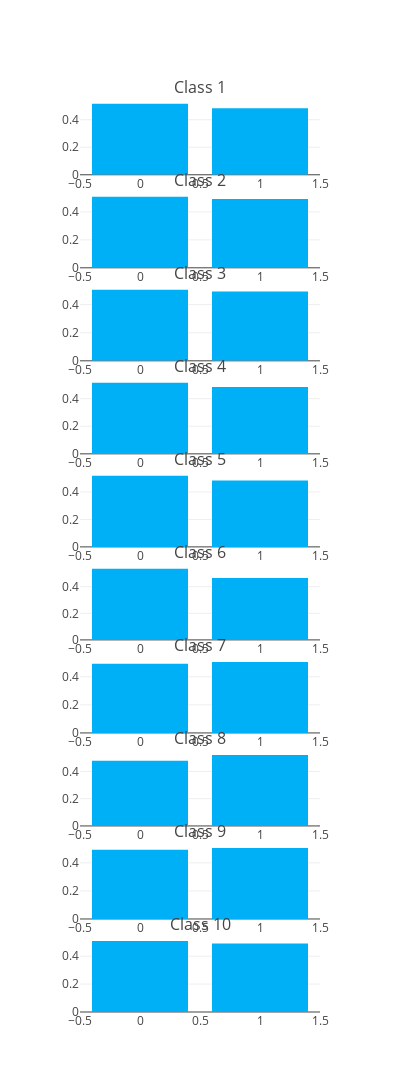
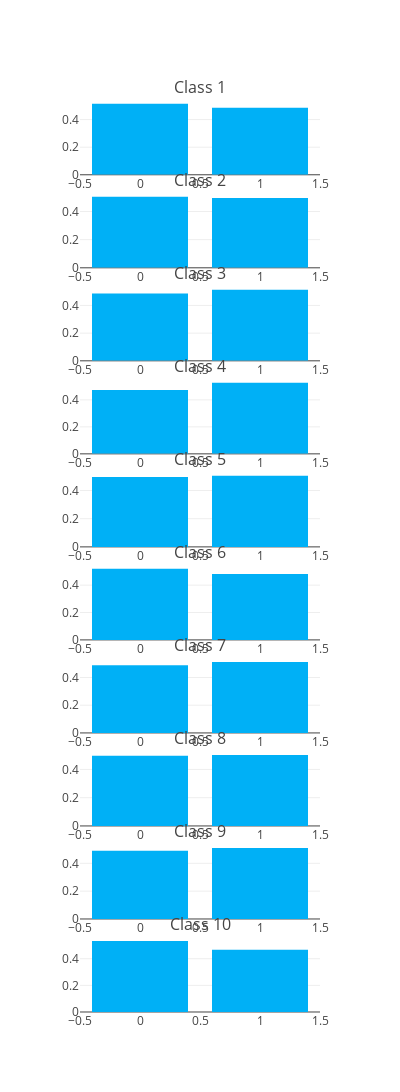
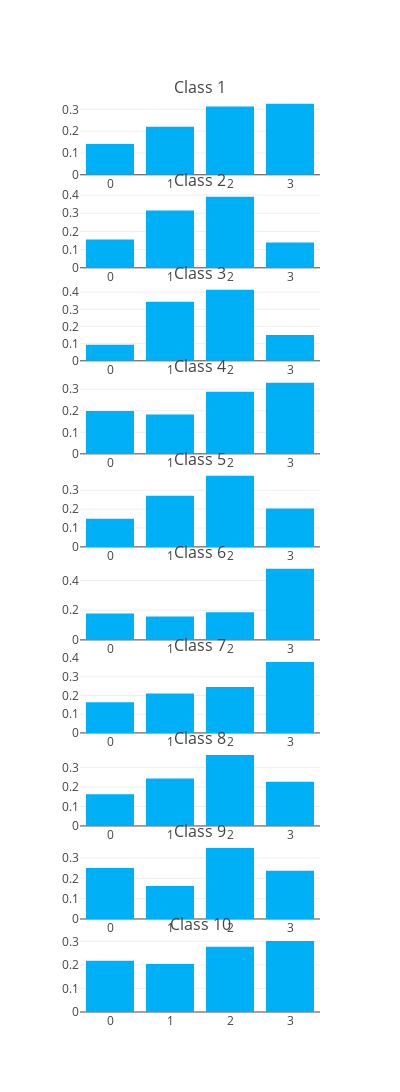
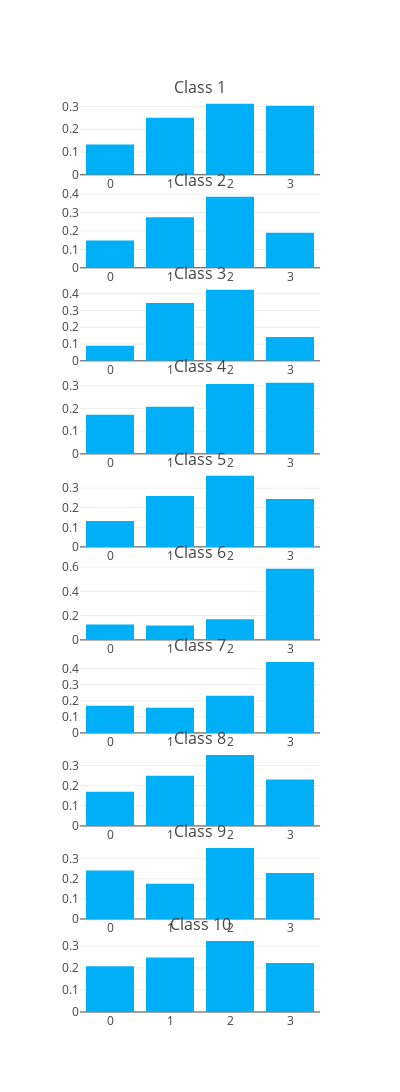

Notebook source saved alongside these figures, in order:
### Code cell
import plotly
import plotly.graph_objs as go

plotly.offline.init_notebook_mode(connected=True)

# fig = py.tools.make_subplots(rows=len(class_list), cols=1)


for n_features in [2, 4, 16, 64, 128, 256, 512]:
    print("Running")
    data_train, data_query = ya.data.getCaltech(num_descriptors=1e5,
                                                pickle_load=False,
                                                pickle_dump=False,
                                                num_features=n_features)
    X_train, y_train = data_train[:, :-1], data_train[:, -1]
    class_list = np.unique(y_train)
    fig = plotly.tools.make_subplots(rows=len(class_list), 
                                     cols=1, 
                                     vertical_spacing=0.02,
                                     subplot_titles = ('Class 1', 'Class 2', 'Class 3', 'Class 4', 'Class 5',
                                                       'Class 6', 'Class 7', 'Class 8', 'Class 9', 'Class 10'))
    x_axis = np.arange(n_features)
    
    for image_class in class_list:
        imgs = X_train[y_train==image_class]
        average_features = np.mean(imgs, axis=0)
        print(image_class)
        trace=go.Bar(
            x = x_axis,
            y = average_features,
            marker=dict(
                color='rgb(0,176,246)'
            )
        )
        fig.append_trace(trace, row=int(image_class+1), col=1)

    layout = go.Layout(
        height = 2000,
        width= 400,
        showlegend=False
    )

    fig['layout'].update(layout)

    plotly.offline.iplot(fig)
    plotly.io.write_image(fig, 'assets/3.1/bar/train/plotly/%i_kmeans_train.pdf'%n_features,)
    
    
    X_test, y_test = data_query[:, :-1], data_query[:, -1]
    class_list = np.unique(y_test)
    
    fig_test = plotly.tools.make_subplots(rows=len(class_list), 
                                     cols=1, 
                                     vertical_spacing=0.02,
                                     subplot_titles = ('Class 1', 'Class 2', 'Class 3', 'Class 4', 'Class 5',
                                                       'Class 6', 'Class 7', 'Class 8', 'Class 9', 'Class 10'))
    
    x_axis = np.arange(n_features)
    
    for image_class in class_list:
        imgs = X_test[y_test==image_class]
        average_features = np.mean(imgs, axis=0)
        print(image_class)
        trace=go.Bar(
            x = x_axis,
            y = average_features,
            marker=dict(
                color='rgb(0,176,246)'
            )
        )
        fig_test.append_trace(trace, row=int(image_class+1), col=1)
    
    layout=go.Layout(
        height=2000,
        width=400,
        showlegend=False
    )
    fig_test['layout'].update(layout)
    plotly.offline.iplot(fig_test)
    
    plotly.io.write_image(fig, 'assets/3.1/bar/test/plotly/%i_kmeans_test.pdf'%n_features,)
    

# layout = go.Layout(
# #     title = 'Testing ',
# #     bargap = 0.2,
#     height = 2000,
#     width= 400,
# #     marker = dict(
# #           color = 'blue'
# #     ),
# #     xaxis=dict(
# # #         type="category"
# # #         tickvals=x_axis
# # #         tickformat='0f'
# #         dtick=1
# #     ),
#     showlegend=False
# )

# fig['layout'].update(layout)

# plotly.offline.iplot(fig)
# for image_class, ax in zip(class_list, axes.flatten()):
#     imgs = X_train[y_train == image_class]
#     average_features=np.mean(imgs, axis=0)
#     ax.bar
#     fig.
# print(axes)

### Figure 1 — Plotly figure (JSON) as saved in the notebook; plotly's stock layout.template omitted (floating-point values rounded to 4 significant figures)
{"data": [{"marker": {"color": "rgb(0,176,246)"}, "type": "bar", "uid": "b9927a26-3093-11e9-9e01-784f436025be", "x": [0, 1], "xaxis": "x", "y": [0.5166, 0.4834], "yaxis": "y"}, {"marker": {"color": "rgb(0,176,246)"}, "type": "bar", "uid": "b993395c-3093-11e9-b59a-784f436025be", "x": [0, 1], "xaxis": "x2", "y": [0.5081, 0.4919], "yaxis": "y2"}, {"marker": {"color": "rgb(0,176,246)"}, "type": "bar", "uid": "b993ec08-3093-11e9-995a-784f436025be", "x": [0, 1], "xaxis": "x3", "y": [0.5057, 0.4943], "yaxis": "y3"}, {"marker": {"color": "rgb(0,176,246)"}, "type": "bar", "uid": "b9949f06-3093-11e9-994a-784f436025be", "x": [0, 1], "xaxis": "x4", "y": [0.5152, 0.4848], "yaxis": "y4"}, {"marker": {"color": "rgb(0,176,246)"}, "type": "bar", "uid": "b9955158-3093-11e9-b6f0-784f436025be", "x": [0, 1], "xaxis": "x5", "y": [0.517, 0.483], "yaxis": "y5"}, {"marker": {"color": "rgb(0,176,246)"}, "type": "bar", "uid": "b99610e6-3093-11e9-88d8-784f436025be", "x": [0, 1], "xaxis": "x6", "y": [0.5341, 0.4659], "yaxis": "y6"}, {"marker": {"color": "rgb(0,176,246)"}, "type": "bar", "uid": "b996df12-3093-11e9-8237-784f436025be", "x": [0, 1], "xaxis": "x7", "y": [0.4936, 0.5064], "yaxis": "y7"}, {"marker": {"color": "rgb(0,176,246)"}, "type": "bar", "uid": "b997984c-3093-11e9-87e5-784f436025be", "x": [0, 1], "xaxis": "x8", "y": [0.479, 0.521], "yaxis": "y8"}, {"marker": {"color": "rgb(0,176,246)"}, "type": "bar", "uid": "b9984bfe-3093-11e9-83b9-784f436025be", "x": [0, 1], "xaxis": "x9", "y": [0.4934, 0.5066], "yaxis": "y9"}, {"marker": {"color": "rgb(0,176,246)"}, "type": "bar", "uid": "b9990ca6-3093-11e9-a4d7-784f436025be", "x": [0, 1], "xaxis": "x10", "y": [0.5094, 0.4906], "yaxis": "y10"}], "layout": {"annotations": [{"font": {"size": 16}, "showarrow": false, "text": "Class 1", "x": 0.5, "xanchor": "center", "xref": "paper", "y": 1.0, "yanchor": "bottom", "yref": "paper"}, {"font": {"size": 16}, "showarrow": false, "text": "Class 2", "x": 0.5, "xanchor": "center", "xref": "paper", "y": 0.898, "yanchor": "bottom", "yref": "paper"}, {"font": {"size": 16}, "showarrow": false, "text": "Class 3", "x": 0.5, "xanchor": "center", "xref": "paper", "y": 0.796, "yanchor": "bottom", "yref": "paper"}, {"font": {"size": 16}, "showarrow": false, "text": "Class 4", "x": 0.5, "xanchor": "center", "xref": "paper", "y": 0.694, "yanchor": "bottom", "yref": "paper"}, {"font": {"size": 16}, "showarrow": false, "text": "Class 5", "x": 0.5, "xanchor": "center", "xref": "paper", "y": 0.592, "yanchor": "bottom", "yref": "paper"}, {"font": {"size": 16}, "showarrow": false, "text": "Class 6", "x": 0.5, "xanchor": "center", "xref": "paper", "y": 0.49, "yanchor": "bottom", "yref": "paper"}, {"font": {"size": 16}, "showarrow": false, "text": "Class 7", "x": 0.5, "xanchor": "center", "xref": "paper", "y": 0.388, "yanchor": "bottom", "yref": "paper"}, {"font": {"size": 16}, "showarrow": false, "text": "Class 8", "x": 0.5, "xanchor": "center", "xref": "paper", "y": 0.286, "yanchor": "bottom", "yref": "paper"}, {"font": {"size": 16}, "showarrow": false, "text": "Class 9", "x": 0.5, "xanchor": "center", "xref": "paper", "y": 0.184, "yanchor": "bottom", "yref": "paper"}, {"font": {"size": 16}, "showarrow": false, "text": "Class 10", "x": 0.5, "xanchor": "center", "xref": "paper", "y": 0.082, "yanchor": "bottom", "yref": "paper"}], "height": 2000, "showlegend": false, "width": 400, "xaxis": {"anchor": "y", "domain": [0, 1]}, "xaxis10": {"anchor": "y10", "domain": [0, 1]}, "xaxis2": {"anchor": "y2", "domain": [0, 1]}, "xaxis3": {"anchor": "y3", "domain": [0, 1]}, "xaxis4": {"anchor": "y4", "domain": [0, 1]}, "xaxis5": {"anchor": "y5", "domain": [0, 1]}, "xaxis6": {"anchor": "y6", "domain": [0, 1]}, "xaxis7": {"anchor": "y7", "domain": [0, 1]}, "xaxis8": {"anchor": "y8", "domain": [0, 1]}, "xaxis9": {"anchor": "y9", "domain": [0, 1]}, "yaxis": {"anchor": "x", "domain": [0.918, 1.0]}, "yaxis10": {"anchor": "x10", "domain": [0, 0.082]}, "yaxis2": {"anchor": "x2", "domain": [0.816, 0.898]}, "yaxis3": {"anchor": "x3", "domain": [0.714, 0.796]}, "yaxis4": {"anchor": "x4", "domain": [0.612, 0.694]}, "yaxis5": {"anchor": "x5", "domain": [0.51, 0.592]}, "yaxis6": {"anchor": "x6", "domain": [0.408, 0.49]}, "yaxis7": {"anchor": "x7", "domain": [0.306, 0.388]}, "yaxis8": {"anchor": "x8", "domain": [0.204, 0.286]}, "yaxis9": {"anchor": "x9", "domain": [0.102, 0.184]}}}

### Figure 2 — Plotly figure (JSON) as saved in the notebook; plotly's stock layout.template omitted (floating-point values rounded to 4 significant figures)
{"data": [{"marker": {"color": "rgb(0,176,246)"}, "type": "bar", "uid": "ba0b9140-3093-11e9-8a78-784f436025be", "x": [0, 1], "xaxis": "x", "y": [0.5148, 0.4852], "yaxis": "y"}, {"marker": {"color": "rgb(0,176,246)"}, "type": "bar", "uid": "ba0c7b00-3093-11e9-acc9-784f436025be", "x": [0, 1], "xaxis": "x2", "y": [0.5047, 0.4953], "yaxis": "y2"}, {"marker": {"color": "rgb(0,176,246)"}, "type": "bar", "uid": "ba0d654c-3093-11e9-aff8-784f436025be", "x": [0, 1], "xaxis": "x3", "y": [0.4869, 0.5131], "yaxis": "y3"}, {"marker": {"color": "rgb(0,176,246)"}, "type": "bar", "uid": "ba0e7108-3093-11e9-933d-784f436025be", "x": [0, 1], "xaxis": "x4", "y": [0.4738, 0.5262], "yaxis": "y4"}, {"marker": {"color": "rgb(0,176,246)"}, "type": "bar", "uid": "ba0f6f22-3093-11e9-8327-784f436025be", "x": [0, 1], "xaxis": "x5", "y": [0.4961, 0.5039], "yaxis": "y5"}, {"marker": {"color": "rgb(0,176,246)"}, "type": "bar", "uid": "ba106618-3093-11e9-8a45-784f436025be", "x": [0, 1], "xaxis": "x6", "y": [0.5189, 0.4811], "yaxis": "y6"}, {"marker": {"color": "rgb(0,176,246)"}, "type": "bar", "uid": "ba22ffd8-3093-11e9-b8d3-784f436025be", "x": [0, 1], "xaxis": "x7", "y": [0.4875, 0.5125], "yaxis": "y7"}, {"marker": {"color": "rgb(0,176,246)"}, "type": "bar", "uid": "ba240554-3093-11e9-87a4-784f436025be", "x": [0, 1], "xaxis": "x8", "y": [0.4974, 0.5026], "yaxis": "y8"}, {"marker": {"color": "rgb(0,176,246)"}, "type": "bar", "uid": "ba25238a-3093-11e9-b0ae-784f436025be", "x": [0, 1], "xaxis": "x9", "y": [0.4895, 0.5105], "yaxis": "y9"}, {"marker": {"color": "rgb(0,176,246)"}, "type": "bar", "uid": "ba261ff6-3093-11e9-b353-784f436025be", "x": [0, 1], "xaxis": "x10", "y": [0.5334, 0.4666], "yaxis": "y10"}], "layout": {"annotations": [{"font": {"size": 16}, "showarrow": false, "text": "Class 1", "x": 0.5, "xanchor": "center", "xref": "paper", "y": 1.0, "yanchor": "bottom", "yref": "paper"}, {"font": {"size": 16}, "showarrow": false, "text": "Class 2", "x": 0.5, "xanchor": "center", "xref": "paper", "y": 0.898, "yanchor": "bottom", "yref": "paper"}, {"font": {"size": 16}, "showarrow": false, "text": "Class 3", "x": 0.5, "xanchor": "center", "xref": "paper", "y": 0.796, "yanchor": "bottom", "yref": "paper"}, {"font": {"size": 16}, "showarrow": false, "text": "Class 4", "x": 0.5, "xanchor": "center", "xref": "paper", "y": 0.694, "yanchor": "bottom", "yref": "paper"}, {"font": {"size": 16}, "showarrow": false, "text": "Class 5", "x": 0.5, "xanchor": "center", "xref": "paper", "y": 0.592, "yanchor": "bottom", "yref": "paper"}, {"font": {"size": 16}, "showarrow": false, "text": "Class 6", "x": 0.5, "xanchor": "center", "xref": "paper", "y": 0.49, "yanchor": "bottom", "yref": "paper"}, {"font": {"size": 16}, "showarrow": false, "text": "Class 7", "x": 0.5, "xanchor": "center", "xref": "paper", "y": 0.388, "yanchor": "bottom", "yref": "paper"}, {"font": {"size": 16}, "showarrow": false, "text": "Class 8", "x": 0.5, "xanchor": "center", "xref": "paper", "y": 0.286, "yanchor": "bottom", "yref": "paper"}, {"font": {"size": 16}, "showarrow": false, "text": "Class 9", "x": 0.5, "xanchor": "center", "xref": "paper", "y": 0.184, "yanchor": "bottom", "yref": "paper"}, {"font": {"size": 16}, "showarrow": false, "text": "Class 10", "x": 0.5, "xanchor": "center", "xref": "paper", "y": 0.082, "yanchor": "bottom", "yref": "paper"}], "height": 2000, "showlegend": false, "width": 400, "xaxis": {"anchor": "y", "domain": [0, 1]}, "xaxis10": {"anchor": "y10", "domain": [0, 1]}, "xaxis2": {"anchor": "y2", "domain": [0, 1]}, "xaxis3": {"anchor": "y3", "domain": [0, 1]}, "xaxis4": {"anchor": "y4", "domain": [0, 1]}, "xaxis5": {"anchor": "y5", "domain": [0, 1]}, "xaxis6": {"anchor": "y6", "domain": [0, 1]}, "xaxis7": {"anchor": "y7", "domain": [0, 1]}, "xaxis8": {"anchor": "y8", "domain": [0, 1]}, "xaxis9": {"anchor": "y9", "domain": [0, 1]}, "yaxis": {"anchor": "x", "domain": [0.918, 1.0]}, "yaxis10": {"anchor": "x10", "domain": [0, 0.082]}, "yaxis2": {"anchor": "x2", "domain": [0.816, 0.898]}, "yaxis3": {"anchor": "x3", "domain": [0.714, 0.796]}, "yaxis4": {"anchor": "x4", "domain": [0.612, 0.694]}, "yaxis5": {"anchor": "x5", "domain": [0.51, 0.592]}, "yaxis6": {"anchor": "x6", "domain": [0.408, 0.49]}, "yaxis7": {"anchor": "x7", "domain": [0.306, 0.388]}, "yaxis8": {"anchor": "x8", "domain": [0.204, 0.286]}, "yaxis9": {"anchor": "x9", "domain": [0.102, 0.184]}}}

### Figure 3 — Plotly figure (JSON) as saved in the notebook; plotly's stock layout.template omitted (floating-point values rounded to 4 significant figures)
{"data": [{"marker": {"color": "rgb(0,176,246)"}, "type": "bar", "uid": "c0ea40c6-3093-11e9-a698-784f436025be", "x": [0, 1, 2, 3], "xaxis": "x", "y": [0.1411, 0.22, 0.3134, 0.3255], "yaxis": "y"}, {"marker": {"color": "rgb(0,176,246)"}, "type": "bar", "uid": "c0eb05d8-3093-11e9-bf07-784f436025be", "x": [0, 1, 2, 3], "xaxis": "x2", "y": [0.1555, 0.3151, 0.3904, 0.139], "yaxis": "y2"}, {"marker": {"color": "rgb(0,176,246)"}, "type": "bar", "uid": "c0ebd042-3093-11e9-814e-784f436025be", "x": [0, 1, 2, 3], "xaxis": "x3", "y": [0.09309, 0.3436, 0.4136, 0.1497], "yaxis": "y3"}, {"marker": {"color": "rgb(0,176,246)"}, "type": "bar", "uid": "c0ec8f78-3093-11e9-af2b-784f436025be", "x": [0, 1, 2, 3], "xaxis": "x4", "y": [0.199, 0.183, 0.2884, 0.3296], "yaxis": "y4"}, {"marker": {"color": "rgb(0,176,246)"}, "type": "bar", "uid": "c0ed49e8-3093-11e9-8916-784f436025be", "x": [0, 1, 2, 3], "xaxis": "x5", "y": [0.1486, 0.2714, 0.3767, 0.2033], "yaxis": "y5"}, {"marker": {"color": "rgb(0,176,246)"}, "type": "bar", "uid": "c0ee02c2-3093-11e9-bb1d-784f436025be", "x": [0, 1, 2, 3], "xaxis": "x6", "y": [0.1787, 0.1571, 0.1855, 0.4787], "yaxis": "y6"}, {"marker": {"color": "rgb(0,176,246)"}, "type": "bar", "uid": "c0eee1b0-3093-11e9-958b-784f436025be", "x": [0, 1, 2, 3], "xaxis": "x7", "y": [0.1636, 0.2103, 0.2461, 0.3801], "yaxis": "y7"}, {"marker": {"color": "rgb(0,176,246)"}, "type": "bar", "uid": "c0efa398-3093-11e9-9d4b-784f436025be", "x": [0, 1, 2, 3], "xaxis": "x8", "y": [0.1627, 0.2441, 0.3657, 0.2275], "yaxis": "y8"}, {"marker": {"color": "rgb(0,176,246)"}, "type": "bar", "uid": "c0f08774-3093-11e9-b2b4-784f436025be", "x": [0, 1, 2, 3], "xaxis": "x9", "y": [0.2506, 0.1623, 0.3497, 0.2374], "yaxis": "y9"}, {"marker": {"color": "rgb(0,176,246)"}, "type": "bar", "uid": "c0f15fa8-3093-11e9-8f88-784f436025be", "x": [0, 1, 2, 3], "xaxis": "x10", "y": [0.2174, 0.2037, 0.2773, 0.3015], "yaxis": "y10"}], "layout": {"annotations": [{"font": {"size": 16}, "showarrow": false, "text": "Class 1", "x": 0.5, "xanchor": "center", "xref": "paper", "y": 1.0, "yanchor": "bottom", "yref": "paper"}, {"font": {"size": 16}, "showarrow": false, "text": "Class 2", "x": 0.5, "xanchor": "center", "xref": "paper", "y": 0.898, "yanchor": "bottom", "yref": "paper"}, {"font": {"size": 16}, "showarrow": false, "text": "Class 3", "x": 0.5, "xanchor": "center", "xref": "paper", "y": 0.796, "yanchor": "bottom", "yref": "paper"}, {"font": {"size": 16}, "showarrow": false, "text": "Class 4", "x": 0.5, "xanchor": "center", "xref": "paper", "y": 0.694, "yanchor": "bottom", "yref": "paper"}, {"font": {"size": 16}, "showarrow": false, "text": "Class 5", "x": 0.5, "xanchor": "center", "xref": "paper", "y": 0.592, "yanchor": "bottom", "yref": "paper"}, {"font": {"size": 16}, "showarrow": false, "text": "Class 6", "x": 0.5, "xanchor": "center", "xref": "paper", "y": 0.49, "yanchor": "bottom", "yref": "paper"}, {"font": {"size": 16}, "showarrow": false, "text": "Class 7", "x": 0.5, "xanchor": "center", "xref": "paper", "y": 0.388, "yanchor": "bottom", "yref": "paper"}, {"font": {"size": 16}, "showarrow": false, "text": "Class 8", "x": 0.5, "xanchor": "center", "xref": "paper", "y": 0.286, "yanchor": "bottom", "yref": "paper"}, {"font": {"size": 16}, "showarrow": false, "text": "Class 9", "x": 0.5, "xanchor": "center", "xref": "paper", "y": 0.184, "yanchor": "bottom", "yref": "paper"}, {"font": {"size": 16}, "showarrow": false, "text": "Class 10", "x": 0.5, "xanchor": "center", "xref": "paper", "y": 0.082, "yanchor": "bottom", "yref": "paper"}], "height": 2000, "showlegend": false, "width": 400, "xaxis": {"anchor": "y", "domain": [0, 1]}, "xaxis10": {"anchor": "y10", "domain": [0, 1]}, "xaxis2": {"anchor": "y2", "domain": [0, 1]}, "xaxis3": {"anchor": "y3", "domain": [0, 1]}, "xaxis4": {"anchor": "y4", "domain": [0, 1]}, "xaxis5": {"anchor": "y5", "domain": [0, 1]}, "xaxis6": {"anchor": "y6", "domain": [0, 1]}, "xaxis7": {"anchor": "y7", "domain": [0, 1]}, "xaxis8": {"anchor": "y8", "domain": [0, 1]}, "xaxis9": {"anchor": "y9", "domain": [0, 1]}, "yaxis": {"anchor": "x", "domain": [0.918, 1.0]}, "yaxis10": {"anchor": "x10", "domain": [0, 0.082]}, "yaxis2": {"anchor": "x2", "domain": [0.816, 0.898]}, "yaxis3": {"anchor": "x3", "domain": [0.714, 0.796]}, "yaxis4": {"anchor": "x4", "domain": [0.612, 0.694]}, "yaxis5": {"anchor": "x5", "domain": [0.51, 0.592]}, "yaxis6": {"anchor": "x6", "domain": [0.408, 0.49]}, "yaxis7": {"anchor": "x7", "domain": [0.306, 0.388]}, "yaxis8": {"anchor": "x8", "domain": [0.204, 0.286]}, "yaxis9": {"anchor": "x9", "domain": [0.102, 0.184]}}}

### Figure 4 — Plotly figure (JSON) as saved in the notebook; plotly's stock layout.template omitted (floating-point values rounded to 4 significant figures)
{"data": [{"marker": {"color": "rgb(0,176,246)"}, "type": "bar", "uid": "c14a91e8-3093-11e9-a99d-784f436025be", "x": [0, 1, 2, 3], "xaxis": "x", "y": [0.1335, 0.2509, 0.3122, 0.3034], "yaxis": "y"}, {"marker": {"color": "rgb(0,176,246)"}, "type": "bar", "uid": "c14b4a74-3093-11e9-8ac3-784f436025be", "x": [0, 1, 2, 3], "xaxis": "x2", "y": [0.1478, 0.2752, 0.3859, 0.191], "yaxis": "y2"}, {"marker": {"color": "rgb(0,176,246)"}, "type": "bar", "uid": "c14c0d06-3093-11e9-8c19-784f436025be", "x": [0, 1, 2, 3], "xaxis": "x3", "y": [0.09004, 0.3445, 0.4235, 0.1419], "yaxis": "y3"}, {"marker": {"color": "rgb(0,176,246)"}, "type": "bar", "uid": "c14cc886-3093-11e9-a5a4-784f436025be", "x": [0, 1, 2, 3], "xaxis": "x4", "y": [0.1721, 0.2071, 0.3075, 0.3133], "yaxis": "y4"}, {"marker": {"color": "rgb(0,176,246)"}, "type": "bar", "uid": "c14d81c0-3093-11e9-8ee6-784f436025be", "x": [0, 1, 2, 3], "xaxis": "x5", "y": [0.1329, 0.2595, 0.3632, 0.2443], "yaxis": "y5"}, {"marker": {"color": "rgb(0,176,246)"}, "type": "bar", "uid": "c14e55c8-3093-11e9-8589-784f436025be", "x": [0, 1, 2, 3], "xaxis": "x6", "y": [0.1274, 0.1181, 0.1696, 0.585], "yaxis": "y6"}, {"marker": {"color": "rgb(0,176,246)"}, "type": "bar", "uid": "c14f1080-3093-11e9-b239-784f436025be", "x": [0, 1, 2, 3], "xaxis": "x7", "y": [0.1688, 0.1572, 0.2315, 0.4425], "yaxis": "y7"}, {"marker": {"color": "rgb(0,176,246)"}, "type": "bar", "uid": "c14fc98a-3093-11e9-a99e-784f436025be", "x": [0, 1, 2, 3], "xaxis": "x8", "y": [0.1693, 0.2483, 0.352, 0.2304], "yaxis": "y8"}, {"marker": {"color": "rgb(0,176,246)"}, "type": "bar", "uid": "c150837a-3093-11e9-8b7f-784f436025be", "x": [0, 1, 2, 3], "xaxis": "x9", "y": [0.2412, 0.1757, 0.3539, 0.2292], "yaxis": "y9"}, {"marker": {"color": "rgb(0,176,246)"}, "type": "bar", "uid": "c1513b30-3093-11e9-ae39-784f436025be", "x": [0, 1, 2, 3], "xaxis": "x10", "y": [0.2073, 0.2473, 0.3227, 0.2227], "yaxis": "y10"}], "layout": {"annotations": [{"font": {"size": 16}, "showarrow": false, "text": "Class 1", "x": 0.5, "xanchor": "center", "xref": "paper", "y": 1.0, "yanchor": "bottom", "yref": "paper"}, {"font": {"size": 16}, "showarrow": false, "text": "Class 2", "x": 0.5, "xanchor": "center", "xref": "paper", "y": 0.898, "yanchor": "bottom", "yref": "paper"}, {"font": {"size": 16}, "showarrow": false, "text": "Class 3", "x": 0.5, "xanchor": "center", "xref": "paper", "y": 0.796, "yanchor": "bottom", "yref": "paper"}, {"font": {"size": 16}, "showarrow": false, "text": "Class 4", "x": 0.5, "xanchor": "center", "xref": "paper", "y": 0.694, "yanchor": "bottom", "yref": "paper"}, {"font": {"size": 16}, "showarrow": false, "text": "Class 5", "x": 0.5, "xanchor": "center", "xref": "paper", "y": 0.592, "yanchor": "bottom", "yref": "paper"}, {"font": {"size": 16}, "showarrow": false, "text": "Class 6", "x": 0.5, "xanchor": "center", "xref": "paper", "y": 0.49, "yanchor": "bottom", "yref": "paper"}, {"font": {"size": 16}, "showarrow": false, "text": "Class 7", "x": 0.5, "xanchor": "center", "xref": "paper", "y": 0.388, "yanchor": "bottom", "yref": "paper"}, {"font": {"size": 16}, "showarrow": false, "text": "Class 8", "x": 0.5, "xanchor": "center", "xref": "paper", "y": 0.286, "yanchor": "bottom", "yref": "paper"}, {"font": {"size": 16}, "showarrow": false, "text": "Class 9", "x": 0.5, "xanchor": "center", "xref": "paper", "y": 0.184, "yanchor": "bottom", "yref": "paper"}, {"font": {"size": 16}, "showarrow": false, "text": "Class 10", "x": 0.5, "xanchor": "center", "xref": "paper", "y": 0.082, "yanchor": "bottom", "yref": "paper"}], "height": 2000, "showlegend": false, "width": 400, "xaxis": {"anchor": "y", "domain": [0, 1]}, "xaxis10": {"anchor": "y10", "domain": [0, 1]}, "xaxis2": {"anchor": "y2", "domain": [0, 1]}, "xaxis3": {"anchor": "y3", "domain": [0, 1]}, "xaxis4": {"anchor": "y4", "domain": [0, 1]}, "xaxis5": {"anchor": "y5", "domain": [0, 1]}, "xaxis6": {"anchor": "y6", "domain": [0, 1]}, "xaxis7": {"anchor": "y7", "domain": [0, 1]}, "xaxis8": {"anchor": "y8", "domain": [0, 1]}, "xaxis9": {"anchor": "y9", "domain": [0, 1]}, "yaxis": {"anchor": "x", "domain": [0.918, 1.0]}, "yaxis10": {"anchor": "x10", "domain": [0, 0.082]}, "yaxis2": {"anchor": "x2", "domain": [0.816, 0.898]}, "yaxis3": {"anchor": "x3", "domain": [0.714, 0.796]}, "yaxis4": {"anchor": "x4", "domain": [0.612, 0.694]}, "yaxis5": {"anchor": "x5", "domain": [0.51, 0.592]}, "yaxis6": {"anchor": "x6", "domain": [0.408, 0.49]}, "yaxis7": {"anchor": "x7", "domain": [0.306, 0.388]}, "yaxis8": {"anchor": "x8", "domain": [0.204, 0.286]}, "yaxis9": {"anchor": "x9", "domain": [0.102, 0.184]}}}
